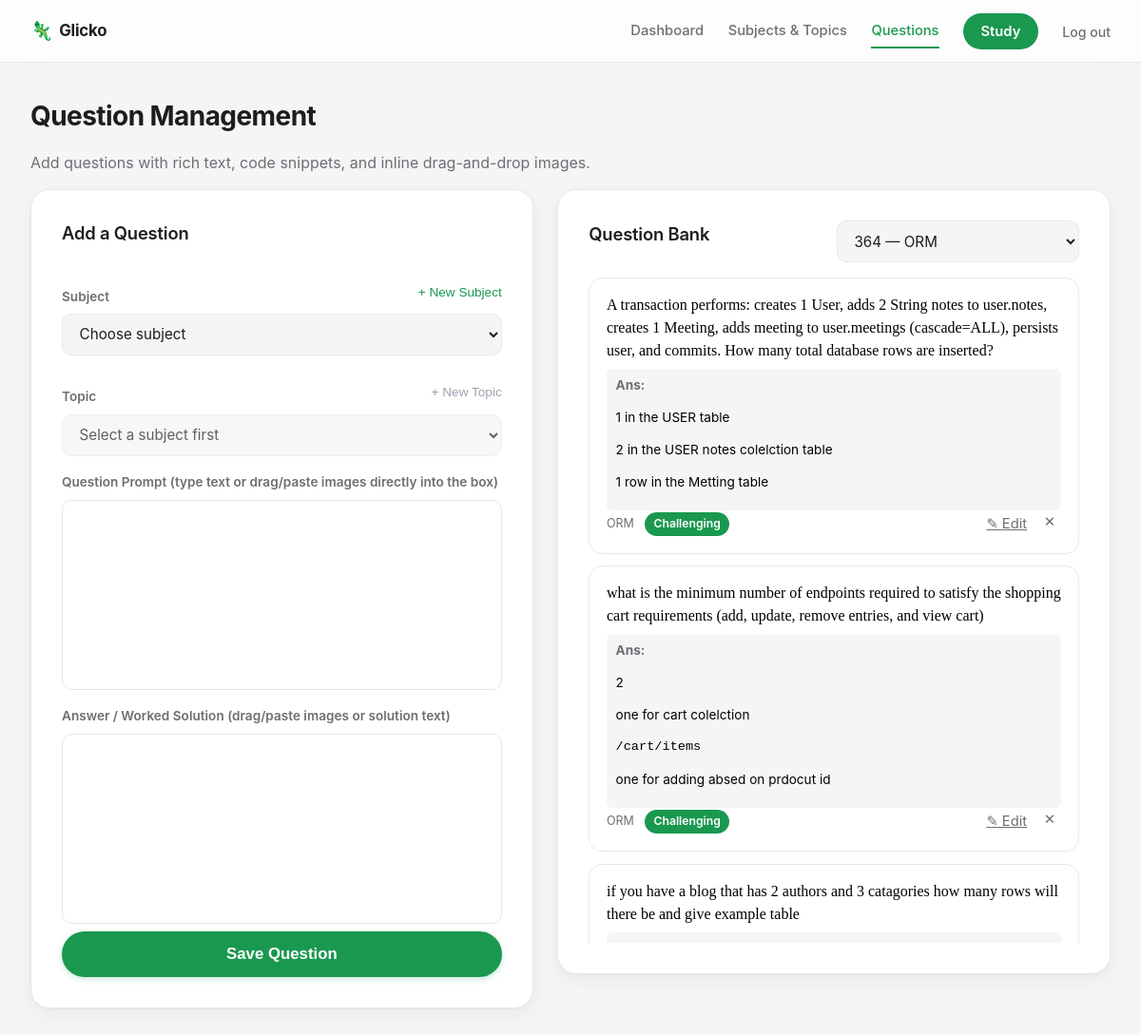
Before: /questions?topic_id=12 (signed in) with the older database file.
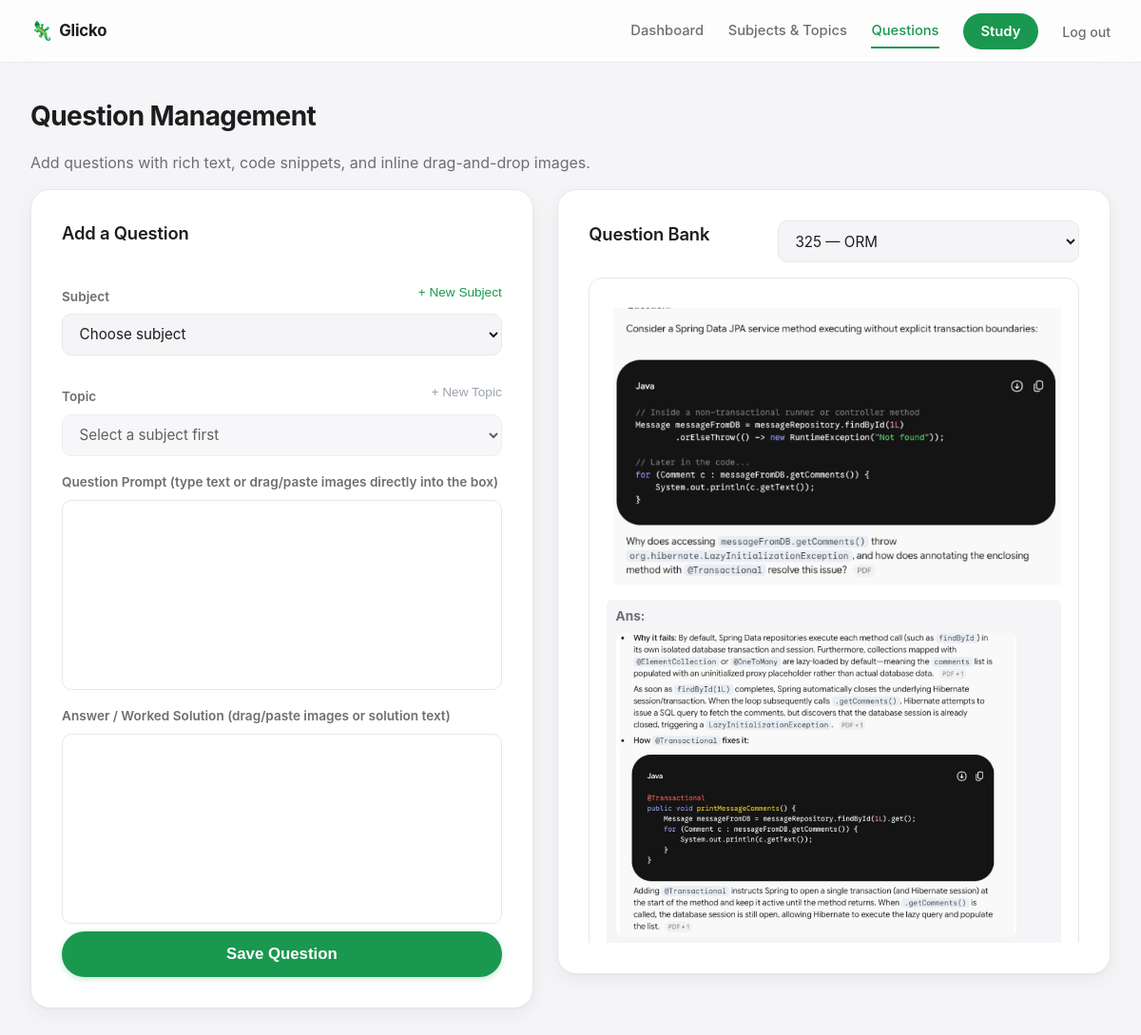
After: the same page with the newer database file.
### tables this page shows
CREATE TABLE questions (
    id INTEGER PRIMARY KEY AUTOINCREMENT,
    topic_id INTEGER NOT NULL REFERENCES topics(id) ON DELETE CASCADE,
    text TEXT NOT NULL,
    answer TEXT,
    image_filename TEXT,
    answer_image_filename TEXT,
    rating REAL NOT NULL DEFAULT 1500,
    rd REAL NOT NULL DEFAULT 350,
    last_update TEXT,
    sm2_n INTEGER NOT NULL DEFAULT 0,
    sm2_ef REAL NOT NULL DEFAULT 2.5,
    sm2_interval REAL NOT NULL DEFAULT 0,
    next_eligible TEXT
);

CREATE TABLE topics (
    id INTEGER PRIMARY KEY AUTOINCREMENT,
    subject_id INTEGER NOT NULL REFERENCES subjects(id) ON DELETE CASCADE,
    name TEXT NOT NULL,
    rating REAL NOT NULL DEFAULT 1500,
    rd REAL NOT NULL DEFAULT 350,
    last_update TEXT,
    pending_results TEXT NOT NULL DEFAULT '[]',
    UNIQUE(subject_id, name)
);

### app.py (the view, shortened to what this page needs)
@app.route('/questions')
@login_required
def questions():
    uid = session['user_id']
    conn = db.get_db()
    topic_filter = request.args.get('topic_id', type=int)
    subjects = conn.execute(
        "SELECT * FROM subjects WHERE user_id = ? ORDER BY name", (uid,)
    ).fetchall()
    topics = conn.execute(
        "SELECT topics.*, subjects.name AS subject_name FROM topics "
        "JOIN subjects ON subjects.id = topics.subject_id WHERE subjects.user_id = ? "
        "ORDER BY subjects.name, topics.name", (uid,)
    ).fetchall()
    if topic_filter:
        q_rows = conn.execute(
            "SELECT questions.*, topics.name AS topic_name FROM questions "
            "JOIN topics ON topics.id = questions.topic_id "
            "JOIN subjects ON subjects.id = topics.subject_id "
            "WHERE topics.id = ? AND subjects.user_id = ? ORDER BY questions.id DESC",
            (topic_filter, uid)
        ).fetchall()
    conn.close()
    return render_template(
        'questions.html',
        subjects=subjects,
        topics=topics,
        questions=q_rows,
        topic_filter=topic_filter
    )

### auth.py (called while the page is built)
def login_required(view):
    @wraps(view)
    def wrapped(*args, **kwargs):
        if not session.get('user_id'):
            return redirect(url_for('login', next=request.path))
        return view(*args, **kwargs)
    return wrapped

### db.py (called while the page is built)
def get_db():
    conn = sqlite3.connect(DB_PATH)
    conn.row_factory = sqlite3.Row
    conn.execute("PRAGMA foreign_keys = ON")
    return conn

### labels.py (called while the page is built)
def question_rating_label(rating):
    for lo, hi, label, css in DIFFICULTY_TIERS:
        if lo <= rating < hi:
            return label, css
    return "Hard", "tier-weak"

### templates/questions.html (shortened to what this page needs)
{% extends "base.html" %}
{% block content %}
<div class="page-header">
  <h1>Question Management</h1>
  <p class="muted">Add questions with rich text, code snippets, and inline drag-and-drop images.</p>
</div>
<div class="two-col question-management-grid">
  <section class="panel panel-large">
    <h2>Add a Question</h2>
    <form method="post" action="{{ url_for('add_question') }}" class="stack-form" id="add-question-form">
      <div class="field-label-row">
        <label for="add-q-subject">Subject</label>
        <button type="button" id="btn-show-quick-subject" class="btn-link small">+ New Subject</button>
      </div>
      <select id="add-q-subject" required>
        <option value="" disabled selected>Choose subject</option>
      </select>
      <div class="field-label-row">
        <label for="add-q-topic">Topic</label>
        <button type="button" id="btn-show-quick-topic" class="btn-link small" disabled>+ New Topic</button>
      </div>
      <select name="topic_id" id="add-q-topic" required disabled>
        <option value="" disabled selected>Select a subject first</option>
      </select>
      <label>Question Prompt <span class="muted small">(type text or drag/paste images directly into the box)</span></label>
      <div class="rich-editor rich-editor-lg" contenteditable="true" data-target="text-input" placeholder="Type question or drop images here..."></div>
      <label>Answer / Worked Solution <span class="muted small">(drag/paste images or solution text)</span></label>
      <div class="rich-editor rich-editor-lg" contenteditable="true" data-target="answer-input" placeholder="Type answer or drop solution diagram here..."></div>
      <button type="submit" class="btn btn-primary btn-lg">Save Question</button>
    </form>
  </section>
  <section class="panel panel-large">
    <div class="panel-head">
      <h2>Question Bank</h2>
      <form method="get" action="{{ url_for('questions') }}">
        <select name="topic_id" onchange="this.form.submit()">
          {% for t in topics %}
          <option value="{{ t.id }}" {{ 'selected' if topic_filter == t.id }}>{{ t.subject_name }} — {{ t.name }}</option>
          {% endfor %}
        </select>
      </form>
    </div>
    <ul class="question-list question-list-expanded">
      {% for q in questions %}
      <li>
        <div class="question-text">{{ q.text | safe }}</div>
        {% if q.answer %}
        <div class="question-answer-preview muted small"><strong>Ans:</strong> {{ q.answer | safe }}</div>
        {% endif %}
        <div class="question-meta">
          <span>{{ q.topic_name }}</span>
          <span class="rating-pill {{ question_rating_label(q.rating)[1] }}">{{ question_rating_label(q.rating)[0] }}</span>
          <div class="question-actions">
            <a href="{{ url_for('edit_question', question_id=q.id) }}" class="btn-icon btn-icon-edit" title="Edit Question">✎ Edit</a>
            <form method="post" action="{{ url_for('delete_question', question_id=q.id) }}" onsubmit="return confirm('Delete this question?');">
              <button type="submit" class="btn-icon" title="Delete">✕</button>
            </form>
          </div>
        </div>
      </li>
      {% else %}
      <li class="muted">No questions found for this selection.</li>
      {% endfor %}
    </ul>
  </section>
</div>
{% endblock %}

Changed rows visible on the page:
no longer on this page (row unchanged): questions: text "A transaction performs: creates 1 User, adds 2 String notes to user.notes, creates 1 Meeting, adds meeting to user.meetings (cascade=ALL), persists user, and commits. How many total database rows are inserted?", answer "1 in the USER table 2 in the USER notes colelction table 1 row in the Metting table", topic_name "ORM", rating "Challenging"
no longer on this page (row unchanged): questions: text "what is the minimum number of endpoints required to satisfy the shopping cart requirements (add, update, remove entries, and view cart)", answer "2 one for cart colelction /cart/items one for adding absed on prdocut id", topic_name "ORM", rating "Challenging"
no longer on this page (row unchanged): questions: text "if you have a blog that has 2 authors and 3 catagories how many rows will there be and give example table"
added questions: text (picture), answer (picture)
Other visible differences:
form field topic_id: "364 — ORM" → "325 — ORM"
